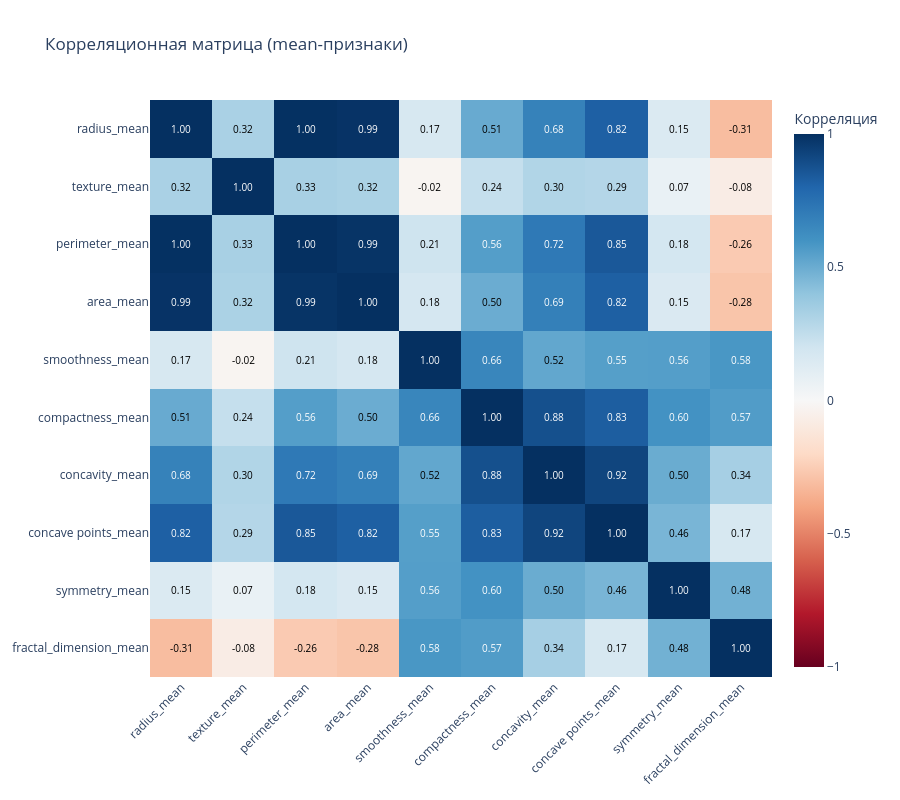

Notebook cell for this chart:
### Markdown cell above
### Кореляция

### Code cell
corr = df[mean_cols].corr()

fig = go.Figure(go.Heatmap(
    z=corr.values,
    x=mean_cols,
    y=mean_cols,
    colorscale='RdBu',
    zmin=-1,
    zmax=1,
    colorbar=dict(title='Корреляция')
))

for row, y_name in enumerate(mean_cols):
    for col, x_name in enumerate(mean_cols):
        value = corr.iloc[row, col]
        fig.add_annotation(
            x=x_name,
            y=y_name,
            text=f'{value:.2f}',
            showarrow=False,
            font=dict(color='white' if abs(value) > 0.55 else 'black', size=10)
        )

fig.update_layout(
    title='Корреляционная матрица (mean-признаки)',
    template='plotly_white',
    width=900,
    height=800,
    xaxis=dict(tickangle=-45),
    yaxis=dict(autorange='reversed')
)
fig.show()

### Figure 1 — Plotly figure (JSON) as saved in the notebook; plotly's stock layout.template omitted (floating-point values rounded to 4 significant figures)
{"data": [{"colorbar": {"title": {"text": "Корреляция"}}, "colorscale": [[0, "rgb(103,0,31)"], [0.1, "rgb(178,24,43)"], [0.2, "rgb(214,96,77)"], [0.3, "rgb(244,165,130)"], [0.4, "rgb(253,219,199)"], [0.5, "rgb(247,247,247)"], [0.6, "rgb(209,229,240)"], [0.7, "rgb(146,197,222)"], [0.8, "rgb(67,147,195)"], [0.9, "rgb(33,102,172)"], [1, "rgb(5,48,97)"]], "type": "heatmap", "x": ["radius_mean", "texture_mean", "perimeter_mean", "area_mean", "smoothness_mean", "compactness_mean", "concavity_mean", "concave points_mean", "symmetry_mean", "fractal_dimension_mean"], "y": ["radius_mean", "texture_mean", "perimeter_mean", "area_mean", "smoothness_mean", "compactness_mean", "concavity_mean", "concave points_mean", "symmetry_mean", "fractal_dimension_mean"], "z": [[1.0, 0.3238, 0.9979, 0.9874, 0.1706, 0.5061, 0.6768, 0.8225, 0.1477, -0.3116], [0.3238, 1.0, 0.3295, 0.3211, -0.02339, 0.2367, 0.3024, 0.2935, 0.0714, -0.07644], [0.9979, 0.3295, 1.0, 0.9865, 0.2073, 0.5569, 0.7161, 0.851, 0.183, -0.2615], [0.9874, 0.3211, 0.9865, 1.0, 0.177, 0.4985, 0.686, 0.8233, 0.1513, -0.2831], [0.1706, -0.02339, 0.2073, 0.177, 1.0, 0.6591, 0.522, 0.5537, 0.5578, 0.5848], [0.5061, 0.2367, 0.5569, 0.4985, 0.6591, 1.0, 0.8831, 0.8311, 0.6026, 0.5654], [0.6768, 0.3024, 0.7161, 0.686, 0.522, 0.8831, 1.0, 0.9214, 0.5007, 0.3368], [0.8225, 0.2935, 0.851, 0.8233, 0.5537, 0.8311, 0.9214, 1.0, 0.4625, 0.1669], [0.1477, 0.0714, 0.183, 0.1513, 0.5578, 0.6026, 0.5007, 0.4625, 1.0, 0.4799], [-0.3116, -0.07644, -0.2615, -0.2831, 0.5848, 0.5654, 0.3368, 0.1669, 0.4799, 1.0]], "zmax": 1, "zmin": -1}], "layout": {"annotations": [{"font": {"color": "white", "size": 10}, "showarrow": false, "text": "1.00", "x": "radius_mean", "y": "radius_mean"}, {"font": {"color": "black", "size": 10}, "showarrow": false, "text": "0.32", "x": "texture_mean", "y": "radius_mean"}, {"font": {"color": "white", "size": 10}, "showarrow": false, "text": "1.00", "x": "perimeter_mean", "y": "radius_mean"}, {"font": {"color": "white", "size": 10}, "showarrow": false, "text": "0.99", "x": "area_mean", "y": "radius_mean"}, {"font": {"color": "black", "size": 10}, "showarrow": false, "text": "0.17", "x": "smoothness_mean", "y": "radius_mean"}, {"font": {"color": "black", "size": 10}, "showarrow": false, "text": "0.51", "x": "compactness_mean", "y": "radius_mean"}, {"font": {"color": "white", "size": 10}, "showarrow": false, "text": "0.68", "x": "concavity_mean", "y": "radius_mean"}, {"font": {"color": "white", "size": 10}, "showarrow": false, "text": "0.82", "x": "concave points_mean", "y": "radius_mean"}, {"font": {"color": "black", "size": 10}, "showarrow": false, "text": "0.15", "x": "symmetry_mean", "y": "radius_mean"}, {"font": {"color": "black", "size": 10}, "showarrow": false, "text": "-0.31", "x": "fractal_dimension_mean", "y": "radius_mean"}, {"font": {"color": "black", "size": 10}, "showarrow": false, "text": "0.32", "x": "radius_mean", "y": "texture_mean"}, {"font": {"color": "white", "size": 10}, "showarrow": false, "text": "1.00", "x": "texture_mean", "y": "texture_mean"}, {"font": {"color": "black", "size": 10}, "showarrow": false, "text": "0.33", "x": "perimeter_mean", "y": "texture_mean"}, {"font": {"color": "black", "size": 10}, "showarrow": false, "text": "0.32", "x": "area_mean", "y": "texture_mean"}, {"font": {"color": "black", "size": 10}, "showarrow": false, "text": "-0.02", "x": "smoothness_mean", "y": "texture_mean"}, {"font": {"color": "black", "size": 10}, "showarrow": false, "text": "0.24", "x": "compactness_mean", "y": "texture_mean"}, {"font": {"color": "black", "size": 10}, "showarrow": false, "text": "0.30", "x": "concavity_mean", "y": "texture_mean"}, {"font": {"color": "black", "size": 10}, "showarrow": false, "text": "0.29", "x": "concave points_mean", "y": "texture_mean"}, {"font": {"color": "black", "size": 10}, "showarrow": false, "text": "0.07", "x": "symmetry_mean", "y": "texture_mean"}, {"font": {"color": "black", "size": 10}, "showarrow": false, "text": "-0.08", "x": "fractal_dimension_mean", "y": "texture_mean"}, {"font": {"color": "white", "size": 10}, "showarrow": false, "text": "1.00", "x": "radius_mean", "y": "perimeter_mean"}, {"font": {"color": "black", "size": 10}, "showarrow": false, "text": "0.33", "x": "texture_mean", "y": "perimeter_mean"}, {"font": {"color": "white", "size": 10}, "showarrow": false, "text": "1.00", "x": "perimeter_mean", "y": "perimeter_mean"}, {"font": {"color": "white", "size": 10}, "showarrow": false, "text": "0.99", "x": "area_mean", "y": "perimeter_mean"}, {"font": {"color": "black", "size": 10}, "showarrow": false, "text": "0.21", "x": "smoothness_mean", "y": "perimeter_mean"}, {"font": {"color": "white", "size": 10}, "showarrow": false, "text": "0.56", "x": "compactness_mean", "y": "perimeter_mean"}, {"font": {"color": "white", "size": 10}, "showarrow": false, "text": "0.72", "x": "concavity_mean", "y": "perimeter_mean"}, {"font": {"color": "white", "size": 10}, "showarrow": false, "text": "0.85", "x": "concave points_mean", "y": "perimeter_mean"}, {"font": {"color": "black", "size": 10}, "showarrow": false, "text": "0.18", "x": "symmetry_mean", "y": "perimeter_mean"}, {"font": {"color": "black", "size": 10}, "showarrow": false, "text": "-0.26", "x": "fractal_dimension_mean", "y": "perimeter_mean"}, {"font": {"color": "white", "size": 10}, "showarrow": false, "text": "0.99", "x": "radius_mean", "y": "area_mean"}, {"font": {"color": "black", "size": 10}, "showarrow": false, "text": "0.32", "x": "texture_mean", "y": "area_mean"}, {"font": {"color": "white", "size": 10}, "showarrow": false, "text": "0.99", "x": "perimeter_mean", "y": "area_mean"}, {"font": {"color": "white", "size": 10}, "showarrow": false, "text": "1.00", "x": "area_mean", "y": "area_mean"}, {"font": {"color": "black", "size": 10}, "showarrow": false, "text": "0.18", "x": "smoothness_mean", "y": "area_mean"}, {"font": {"color": "black", "size": 10}, "showarrow": false, "text": "0.50", "x": "compactness_mean", "y": "area_mean"}, {"font": {"color": "white", "size": 10}, "showarrow": false, "text": "0.69", "x": "concavity_mean", "y": "area_mean"}, {"font": {"color": "white", "size": 10}, "showarrow": false, "text": "0.82", "x": "concave points_mean", "y": "area_mean"}, {"font": {"color": "black", "size": 10}, "showarrow": false, "text": "0.15", "x": "symmetry_mean", "y": "area_mean"}, {"font": {"color": "black", "size": 10}, "showarrow": false, "text": "-0.28", "x": "fractal_dimension_mean", "y": "area_mean"}, {"font": {"color": "black", "size": 10}, "showarrow": false, "text": "0.17", "x": "radius_mean", "y": "smoothness_mean"}, {"font": {"color": "black", "size": 10}, "showarrow": false, "text": "-0.02", "x": "texture_mean", "y": "smoothness_mean"}, {"font": {"color": "black", "size": 10}, "showarrow": false, "text": "0.21", "x": "perimeter_mean", "y": "smoothness_mean"}, {"font": {"color": "black", "size": 10}, "showarrow": false, "text": "0.18", "x": "area_mean", "y": "smoothness_mean"}, {"font": {"color": "white", "size": 10}, "showarrow": false, "text": "1.00", "x": "smoothness_mean", "y": "smoothness_mean"}, {"font": {"color": "white", "size": 10}, "showarrow": false, "text": "0.66", "x": "compactness_mean", "y": "smoothness_mean"}, {"font": {"color": "black", "size": 10}, "showarrow": false, "text": "0.52", "x": "concavity_mean", "y": "smoothness_mean"}, {"font": {"color": "white", "size": 10}, "showarrow": false, "text": "0.55", "x": "concave points_mean", "y": "smoothness_mean"}, {"font": {"color": "white", "size": 10}, "showarrow": false, "text": "0.56", "x": "symmetry_mean", "y": "smoothness_mean"}, {"font": {"color": "white", "size": 10}, "showarrow": false, "text": "0.58", "x": "fractal_dimension_mean", "y": "smoothness_mean"}, {"font": {"color": "black", "size": 10}, "showarrow": false, "text": "0.51", "x": "radius_mean", "y": "compactness_mean"}, {"font": {"color": "black", "size": 10}, "showarrow": false, "text": "0.24", "x": "texture_mean", "y": "compactness_mean"}, {"font": {"color": "white", "size": 10}, "showarrow": false, "text": "0.56", "x": "perimeter_mean", "y": "compactness_mean"}, {"font": {"color": "black", "size": 10}, "showarrow": false, "text": "0.50", "x": "area_mean", "y": "compactness_mean"}, {"font": {"color": "white", "size": 10}, "showarrow": false, "text": "0.66", "x": "smoothness_mean", "y": "compactness_mean"}, {"font": {"color": "white", "size": 10}, "showarrow": false, "text": "1.00", "x": "compactness_mean", "y": "compactness_mean"}, {"font": {"color": "white", "size": 10}, "showarrow": false, "text": "0.88", "x": "concavity_mean", "y": "compactness_mean"}, {"font": {"color": "white", "size": 10}, "showarrow": false, "text": "0.83", "x": "concave points_mean", "y": "compactness_mean"}, {"font": {"color": "white", "size": 10}, "showarrow": false, "text": "0.60", "x": "symmetry_mean", "y": "compactness_mean"}, {"font": {"color": "white", "size": 10}, "showarrow": false, "text": "0.57", "x": "fractal_dimension_mean", "y": "compactness_mean"}, {"font": {"color": "white", "size": 10}, "showarrow": false, "text": "0.68", "x": "radius_mean", "y": "concavity_mean"}, {"font": {"color": "black", "size": 10}, "showarrow": false, "text": "0.30", "x": "texture_mean", "y": "concavity_mean"}, {"font": {"color": "white", "size": 10}, "showarrow": false, "text": "0.72", "x": "perimeter_mean", "y": "concavity_mean"}, {"font": {"color": "white", "size": 10}, "showarrow": false, "text": "0.69", "x": "area_mean", "y": "concavity_mean"}, {"font": {"color": "black", "size": 10}, "showarrow": false, "text": "0.52", "x": "smoothness_mean", "y": "concavity_mean"}, {"font": {"color": "white", "size": 10}, "showarrow": false, "text": "0.88", "x": "compactness_mean", "y": "concavity_mean"}, {"font": {"color": "white", "size": 10}, "showarrow": false, "text": "1.00", "x": "concavity_mean", "y": "concavity_mean"}, {"font": {"color": "white", "size": 10}, "showarrow": false, "text": "0.92", "x": "concave points_mean", "y": "concavity_mean"}, {"font": {"color": "black", "size": 10}, "showarrow": false, "text": "0.50", "x": "symmetry_mean", "y": "concavity_mean"}, {"font": {"color": "black", "size": 10}, "showarrow": false, "text": "0.34", "x": "fractal_dimension_mean", "y": "concavity_mean"}, {"font": {"color": "white", "size": 10}, "showarrow": false, "text": "0.82", "x": "radius_mean", "y": "concave points_mean"}, {"font": {"color": "black", "size": 10}, "showarrow": false, "text": "0.29", "x": "texture_mean", "y": "concave points_mean"}, {"font": {"color": "white", "size": 10}, "showarrow": false, "text": "0.85", "x": "perimeter_mean", "y": "concave points_mean"}, {"font": {"color": "white", "size": 10}, "showarrow": false, "text": "0.82", "x": "area_mean", "y": "concave points_mean"}, {"font": {"color": "white", "size": 10}, "showarrow": false, "text": "0.55", "x": "smoothness_mean", "y": "concave points_mean"}, {"font": {"color": "white", "size": 10}, "showarrow": false, "text": "0.83", "x": "compactness_mean", "y": "concave points_mean"}, {"font": {"color": "white", "size": 10}, "showarrow": false, "text": "0.92", "x": "concavity_mean", "y": "concave points_mean"}, {"font": {"color": "white", "size": 10}, "showarrow": false, "text": "1.00", "x": "concave points_mean", "y": "concave points_mean"}, {"font": {"color": "black", "size": 10}, "showarrow": false, "text": "0.46", "x": "symmetry_mean", "y": "concave points_mean"}, {"font": {"color": "black", "size": 10}, "showarrow": false, "text": "0.17", "x": "fractal_dimension_mean", "y": "concave points_mean"}, {"font": {"color": "black", "size": 10}, "showarrow": false, "text": "0.15", "x": "radius_mean", "y": "symmetry_mean"}, {"font": {"color": "black", "size": 10}, "showarrow": false, "text": "0.07", "x": "texture_mean", "y": "symmetry_mean"}, {"font": {"color": "black", "size": 10}, "showarrow": false, "text": "0.18", "x": "perimeter_mean", "y": "symmetry_mean"}, {"font": {"color": "black", "size": 10}, "showarrow": false, "text": "0.15", "x": "area_mean", "y": "symmetry_mean"}, {"font": {"color": "white", "size": 10}, "showarrow": false, "text": "0.56", "x": "smoothness_mean", "y": "symmetry_mean"}, {"font": {"color": "white", "size": 10}, "showarrow": false, "text": "0.60", "x": "compactness_mean", "y": "symmetry_mean"}, {"font": {"color": "black", "size": 10}, "showarrow": false, "text": "0.50", "x": "concavity_mean", "y": "symmetry_mean"}, {"font": {"color": "black", "size": 10}, "showarrow": false, "text": "0.46", "x": "concave points_mean", "y": "symmetry_mean"}, {"font": {"color": "white", "size": 10}, "showarrow": false, "text": "1.00", "x": "symmetry_mean", "y": "symmetry_mean"}, {"font": {"color": "black", "size": 10}, "showarrow": false, "text": "0.48", "x": "fractal_dimension_mean", "y": "symmetry_mean"}, {"font": {"color": "black", "size": 10}, "showarrow": false, "text": "-0.31", "x": "radius_mean", "y": "fractal_dimension_mean"}, {"font": {"color": "black", "size": 10}, "showarrow": false, "text": "-0.08", "x": "texture_mean", "y": "fractal_dimension_mean"}, {"font": {"color": "black", "size": 10}, "showarrow": false, "text": "-0.26", "x": "perimeter_mean", "y": "fractal_dimension_mean"}, {"font": {"color": "black", "size": 10}, "showarrow": false, "text": "-0.28", "x": "area_mean", "y": "fractal_dimension_mean"}, {"font": {"color": "white", "size": 10}, "showarrow": false, "text": "0.58", "x": "smoothness_mean", "y": "fractal_dimension_mean"}, {"font": {"color": "white", "size": 10}, "showarrow": false, "text": "0.57", "x": "compactness_mean", "y": "fractal_dimension_mean"}, {"font": {"color": "black", "size": 10}, "showarrow": false, "text": "0.34", "x": "concavity_mean", "y": "fractal_dimension_mean"}, {"font": {"color": "black", "size": 10}, "showarrow": false, "text": "0.17", "x": "concave points_mean", "y": "fractal_dimension_mean"}, {"font": {"color": "black", "size": 10}, "showarrow": false, "text": "0.48", "x": "symmetry_mean", "y": "fractal_dimension_mean"}, {"font": {"color": "white", "size": 10}, "showarrow": false, "text": "1.00", "x": "fractal_dimension_mean", "y": "fractal_dimension_mean"}], "height": 800, "title": {"text": "Корреляционная матрица (mean-признаки)"}, "width": 900, "xaxis": {"tickangle": -45}, "yaxis": {"autorange": "reversed"}}}
